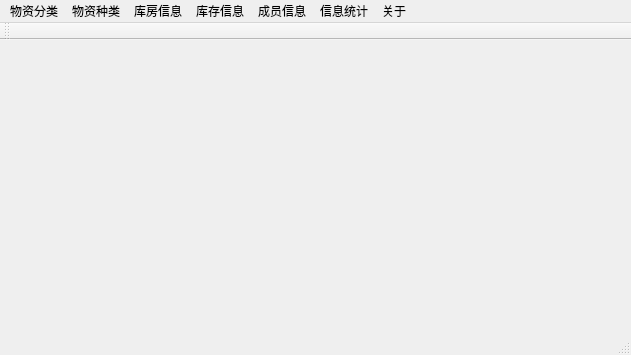
<?xml version="1.0" encoding="UTF-8"?>
<ui version="4.0">
 <class>MainWindow</class>
 <widget class="QMainWindow" name="MainWindow">
  <property name="geometry">
   <rect>
    <x>0</x>
    <y>0</y>
    <width>631</width>
    <height>355</height>
   </rect>
  </property>
  <property name="windowTitle">
   <string>MainWindow</string>
  </property>
  <widget class="QWidget" name="centralWidget"/>
  <widget class="QMenuBar" name="menuBar">
   <property name="geometry">
    <rect>
     <x>0</x>
     <y>0</y>
     <width>631</width>
     <height>23</height>
    </rect>
   </property>
   <widget class="QMenu" name="menu_1">
    <property name="title">
     <string>物资分类</string>
    </property>
    <addaction name="action_showCategoryDialog"/>
   </widget>
   <widget class="QMenu" name="menu_3">
    <property name="title">
     <string>库房信息</string>
    </property>
    <addaction name="action_showStorgeRoomDialog"/>
   </widget>
   <widget class="QMenu" name="menu_5">
    <property name="title">
     <string>成员信息</string>
    </property>
    <addaction name="action_showRoleDialog"/>
   </widget>
   <widget class="QMenu" name="menu_7">
    <property name="title">
     <string>关于</string>
    </property>
    <addaction name="action_aboutDialog"/>
   </widget>
   <widget class="QMenu" name="menu_2">
    <property name="title">
     <string>物资种类</string>
    </property>
    <addaction name="action_showMaterialDialog"/>
   </widget>
   <widget class="QMenu" name="menu_4">
    <property name="title">
     <string>库存信息</string>
    </property>
    <addaction name="action_showStorgeDialog"/>
   </widget>
   <widget class="QMenu" name="menu_6">
    <property name="title">
     <string>信息统计</string>
    </property>
    <addaction name="action_showMaterialDetailDialog"/>
   </widget>
   <addaction name="menu_1"/>
   <addaction name="menu_2"/>
   <addaction name="menu_3"/>
   <addaction name="menu_4"/>
   <addaction name="menu_5"/>
   <addaction name="menu_6"/>
   <addaction name="menu_7"/>
  </widget>
  <widget class="QToolBar" name="mainToolBar">
   <attribute name="toolBarArea">
    <enum>TopToolBarArea</enum>
   </attribute>
   <attribute name="toolBarBreak">
    <bool>false</bool>
   </attribute>
  </widget>
  <widget class="QStatusBar" name="statusBar"/>
  <action name="action_aboutDialog">
   <property name="text">
    <string>关于我们</string>
   </property>
   <property name="toolTip">
    <string>7关于</string>
   </property>
  </action>
  <action name="action_showStorgeRoomDialog">
   <property name="text">
    <string>显示库房详情</string>
   </property>
   <property name="toolTip">
    <string>3库房信息</string>
   </property>
  </action>
  <action name="action_showMaterialDialog">
   <property name="text">
    <string>显示所有物资种类</string>
   </property>
   <property name="toolTip">
    <string>2物资种类</string>
   </property>
  </action>
  <action name="action_showStorgeDialog">
   <property name="text">
    <string>显示所有库存</string>
   </property>
   <property name="toolTip">
    <string>4库存信息</string>
   </property>
  </action>
  <action name="action_showCategoryDialog">
   <property name="text">
    <string>显示所有物资分类</string>
   </property>
   <property name="toolTip">
    <string>1物资分类</string>
   </property>
  </action>
  <action name="action_showRoleDialog">
   <property name="text">
    <string>显示所有用户</string>
   </property>
   <property name="toolTip">
    <string>5成员信息</string>
   </property>
  </action>
  <action name="action_showMaterialDetailDialog">
   <property name="text">
    <string>显示物资详情</string>
   </property>
   <property name="toolTip">
    <string>6信息统计</string>
   </property>
  </action>
 </widget>
 <layoutdefault spacing="6" margin="11"/>
 <resources/>
 <connections/>
</ui>
